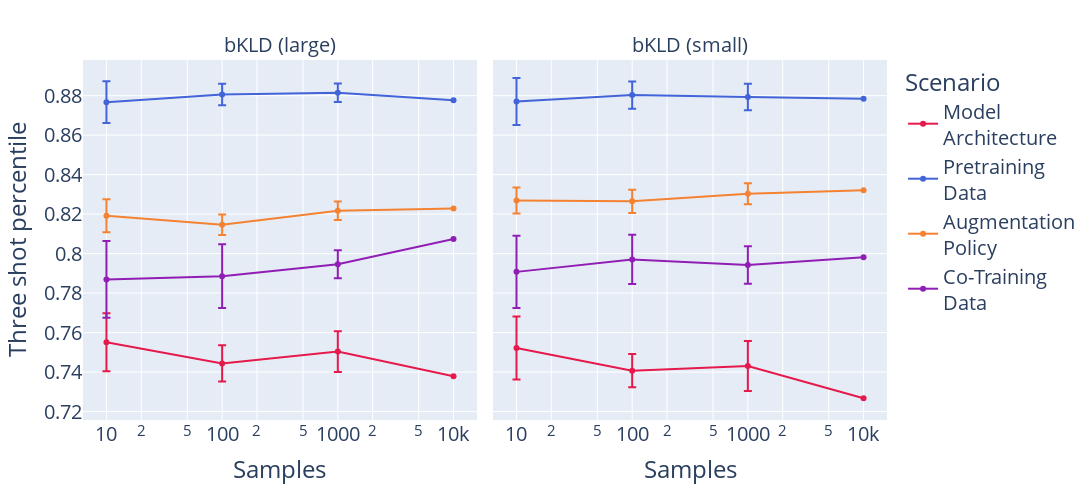

Notebook code for this chart:
### Code cell
fig = get_stacked_plot()
fig.write_image(FIG_PATH / 'fig_6.png', width=1200, height=500)
fig.write_image(FIG_PATH / 'fig_6.pdf', width=1200, height=500)
fig

### Figure 1 — Plotly figure (JSON) as saved in the notebook; plotly's stock layout.template omitted (floating-point values rounded to 4 significant figures)
{"data": [{"error_y": {"array": [0.01467, 0.009181, 0.01036, NaN]}, "hovertemplate": "Scenario=Model<br>Architecture<br>Distances=bKLD (large)<br>Samples=%{x}<br>Three shot percentile=%{y}<extra></extra>", "legendgroup": "Model<br>Architecture", "line": {"color": "rgb(230, 25, 75)", "dash": "solid"}, "marker": {"symbol": "circle"}, "mode": "lines+markers", "name": "Model<br>Architecture", "orientation": "v", "showlegend": true, "x": [10, 100, 1000, 10000], "xaxis": "x", "y": [0.7551, 0.7444, 0.7504, 0.7379], "yaxis": "y", "type": "scatter"}, {"error_y": {"array": [0.01593, 0.008444, 0.01265, NaN]}, "hovertemplate": "Scenario=Model<br>Architecture<br>Distances=bKLD (small)<br>Samples=%{x}<br>Three shot percentile=%{y}<extra></extra>", "legendgroup": "Model<br>Architecture", "line": {"color": "rgb(230, 25, 75)", "dash": "solid"}, "marker": {"symbol": "circle"}, "mode": "lines+markers", "name": "Model<br>Architecture", "orientation": "v", "showlegend": false, "x": [10, 100, 1000, 10000], "xaxis": "x2", "y": [0.7522, 0.7407, 0.7431, 0.7268], "yaxis": "y2", "type": "scatter"}, {"error_y": {"array": [0.01052, 0.005448, 0.00467, NaN]}, "hovertemplate": "Scenario=Pretraining<br>Data<br>Distances=bKLD (large)<br>Samples=%{x}<br>Three shot percentile=%{y}<extra></extra>", "legendgroup": "Pretraining<br>Data", "line": {"color": "rgb(67, 99, 216)", "dash": "solid"}, "marker": {"symbol": "circle"}, "mode": "lines+markers", "name": "Pretraining<br>Data", "orientation": "v", "showlegend": true, "x": [10, 100, 1000, 10000], "xaxis": "x", "y": [0.8767, 0.8806, 0.8815, 0.8777], "yaxis": "y", "type": "scatter"}, {"error_y": {"array": [0.01191, 0.006946, 0.006746, NaN]}, "hovertemplate": "Scenario=Pretraining<br>Data<br>Distances=bKLD (small)<br>Samples=%{x}<br>Three shot percentile=%{y}<extra></extra>", "legendgroup": "Pretraining<br>Data", "line": {"color": "rgb(67, 99, 216)", "dash": "solid"}, "marker": {"symbol": "circle"}, "mode": "lines+markers", "name": "Pretraining<br>Data", "orientation": "v", "showlegend": false, "x": [10, 100, 1000, 10000], "xaxis": "x2", "y": [0.877, 0.8803, 0.8793, 0.8784], "yaxis": "y2", "type": "scatter"}, {"error_y": {"array": [0.008362, 0.005165, 0.004623, NaN]}, "hovertemplate": "Scenario=Augmentation<br>Policy<br>Distances=bKLD (large)<br>Samples=%{x}<br>Three shot percentile=%{y}<extra></extra>", "legendgroup": "Augmentation<br>Policy", "line": {"color": "rgb(245, 130, 49)", "dash": "solid"}, "marker": {"symbol": "circle"}, "mode": "lines+markers", "name": "Augmentation<br>Policy", "orientation": "v", "showlegend": true, "x": [10, 100, 1000, 10000], "xaxis": "x", "y": [0.8192, 0.8147, 0.8217, 0.8228], "yaxis": "y", "type": "scatter"}, {"error_y": {"array": [0.006569, 0.005857, 0.005305, NaN]}, "hovertemplate": "Scenario=Augmentation<br>Policy<br>Distances=bKLD (small)<br>Samples=%{x}<br>Three shot percentile=%{y}<extra></extra>", "legendgroup": "Augmentation<br>Policy", "line": {"color": "rgb(245, 130, 49)", "dash": "solid"}, "marker": {"symbol": "circle"}, "mode": "lines+markers", "name": "Augmentation<br>Policy", "orientation": "v", "showlegend": false, "x": [10, 100, 1000, 10000], "xaxis": "x2", "y": [0.8269, 0.8265, 0.8304, 0.8321], "yaxis": "y2", "type": "scatter"}, {"error_y": {"array": [0.01946, 0.01617, 0.007091, NaN]}, "hovertemplate": "Scenario=Co-Training<br>Data<br>Distances=bKLD (large)<br>Samples=%{x}<br>Three shot percentile=%{y}<extra></extra>", "legendgroup": "Co-Training<br>Data", "line": {"color": "rgb(145, 30, 180)", "dash": "solid"}, "marker": {"symbol": "circle"}, "mode": "lines+markers", "name": "Co-Training<br>Data", "orientation": "v", "showlegend": true, "x": [10, 100, 1000, 10000], "xaxis": "x", "y": [0.787, 0.7886, 0.7946, 0.8074], "yaxis": "y", "type": "scatter"}, {"error_y": {"array": [0.01824, 0.01245, 0.009439, NaN]}, "hovertemplate": "Scenario=Co-Training<br>Data<br>Distances=bKLD (small)<br>Samples=%{x}<br>Three shot percentile=%{y}<extra></extra>", "legendgroup": "Co-Training<br>Data", "line": {"color": "rgb(145, 30, 180)", "dash": "solid"}, "marker": {"symbol": "circle"}, "mode": "lines+markers", "name": "Co-Training<br>Data", "orientation": "v", "showlegend": false, "x": [10, 100, 1000, 10000], "xaxis": "x2", "y": [0.7908, 0.7971, 0.7942, 0.7981], "yaxis": "y2", "type": "scatter"}], "layout": {"xaxis": {"anchor": "y", "domain": [0.0, 0.49], "title": {"text": "Samples"}, "type": "log"}, "yaxis": {"anchor": "x", "domain": [0.0, 1.0], "title": {"text": "Three shot percentile"}}, "xaxis2": {"anchor": "y2", "domain": [0.51, 1.0], "matches": "x", "title": {"text": "Samples"}, "type": "log"}, "yaxis2": {"anchor": "x2", "domain": [0.0, 1.0], "matches": "y", "showticklabels": false}, "annotations": [{"font": {}, "showarrow": false, "text": "bKLD (large)", "x": 0.245, "xanchor": "center", "xref": "paper", "y": 1.0, "yanchor": "bottom", "yref": "paper"}, {"font": {}, "showarrow": false, "text": "bKLD (small)", "x": 0.755, "xanchor": "center", "xref": "paper", "y": 1.0, "yanchor": "bottom", "yref": "paper"}], "legend": {"title": {"text": "Scenario"}, "tracegroupgap": 0}, "margin": {"t": 60}, "font": {"size": 20}, "width": 1200, "height": 500}}
